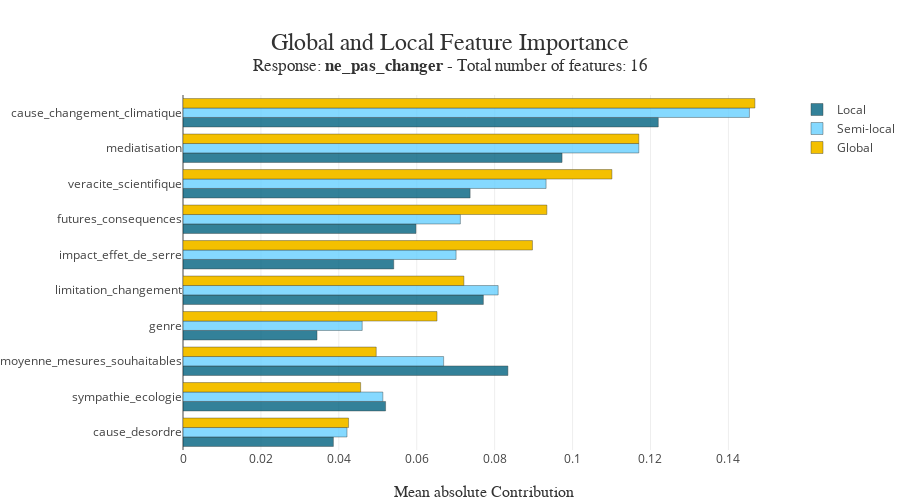

Write notebook code for a chart like this one.
### Code cell
xpl.plot.features_importance(mode='global-local', max_features=10, zoom=True)

### Figure 1 — Plotly figure (JSON) as saved in the notebook; plotly's stock layout.template omitted (floating-point values rounded to 4 significant figures)
{"data": [{"customdata": ["cause_desordre", "sympathie_ecologie", "moyenne_mesures_souhaitables", "genre", "limitation_changement", "impact_effet_de_serre", "futures_consequences", "veracite_scientifique", "mediatisation", "cause_changement_climatique"], "hovertemplate": "Feature: %{customdata}<br />Contribution: %{x:.4f}<extra></extra>", "marker": {"color": "rgba(0, 98, 128, 0.8)", "line": {"color": "rgba(52, 55, 54, 0.8)", "width": 0.5}}, "name": "Local", "orientation": "h", "type": "bar", "x": [0.0386, 0.052, 0.0834, 0.0344, 0.0771, 0.0541, 0.0598, 0.0737, 0.0973, 0.122], "y": ["cause_desordre", "sympathie_ecologie", "moyenne_mesures_souhaitables", "genre", "limitation_changement", "impact_effet_de_serre", "futures_consequences", "veracite_scientifique", "mediatisation", "cause_changement_climatique"]}, {"customdata": ["cause_desordre", "sympathie_ecologie", "moyenne_mesures_souhaitables", "genre", "limitation_changement", "impact_effet_de_serre", "futures_consequences", "veracite_scientifique", "mediatisation", "cause_changement_climatique"], "hovertemplate": "Feature: %{customdata}<br />Contribution: %{x:.4f}<extra></extra>", "marker": {"color": "rgba(103, 208, 255, 0.8)", "line": {"color": "rgba(52, 55, 54, 0.8)", "width": 0.5}}, "name": "Semi-local", "orientation": "h", "type": "bar", "x": [0.0421, 0.0513, 0.0669, 0.046, 0.0809, 0.0701, 0.0712, 0.0932, 0.117, 0.1454], "y": ["cause_desordre", "sympathie_ecologie", "moyenne_mesures_souhaitables", "genre", "limitation_changement", "impact_effet_de_serre", "futures_consequences", "veracite_scientifique", "mediatisation", "cause_changement_climatique"]}, {"customdata": ["cause_desordre", "sympathie_ecologie", "moyenne_mesures_souhaitables", "genre", "limitation_changement", "impact_effet_de_serre", "futures_consequences", "veracite_scientifique", "mediatisation", "cause_changement_climatique"], "hovertemplate": "Feature: %{customdata}<br />Contribution: %{x:.4f}<extra></extra>", "marker": {"color": ["rgba(244, 192, 0, 1.0)", "rgba(244, 192, 0, 1.0)", "rgba(244, 192, 0, 1.0)", "rgba(244, 192, 0, 1.0)", "rgba(244, 192, 0, 1.0)", "rgba(244, 192, 0, 1.0)", "rgba(244, 192, 0, 1.0)", "rgba(244, 192, 0, 1.0)", "rgba(244, 192, 0, 1.0)", "rgba(244, 192, 0, 1.0)"], "line": {"color": "rgba(52, 55, 54, 0.8)", "width": 0.5}}, "name": "Global", "orientation": "h", "type": "bar", "x": [0.0425, 0.0456, 0.0496, 0.0652, 0.0721, 0.0897, 0.0934, 0.1101, 0.117, 0.1468], "y": ["cause_desordre", "sympathie_ecologie", "moyenne_mesures_souhaitables", "genre", "limitation_changement", "impact_effet_de_serre", "futures_consequences", "veracite_scientifique", "mediatisation", "cause_changement_climatique"]}], "layout": {"autosize": false, "barmode": "group", "height": 500, "hovermode": "closest", "margin": {"b": 50, "l": 160, "r": 0, "t": 95}, "title": {"font": {"color": "rgb(50, 50, 50)", "family": "Arial", "size": 24}, "text": "Global and Local Feature Importance<br><sup>Response: <b>ne_pas_changer</b> - Total number of features: 16</sup>", "x": 0.5, "xanchor": "center", "y": 0.9, "yanchor": "middle"}, "width": 900, "xaxis": {"title": {"font": {"color": "rgb(50, 50, 50)", "family": "Arial Black", "size": 16}, "text": "Mean absolute Contribution"}}, "yaxis": {"automargin": true, "dtick": 1, "tickmode": "array", "ticktext": ["cause_desordre", "sympathie_ecologie", "moyenne_mesures_souhaitables", "genre", "limitation_changement", "impact_effet_de_serre", "futures_consequences", "veracite_scientifique", "mediatisation", "cause_changement_climatique"], "tickvals": ["cause_desordre", "sympathie_ecologie", "moyenne_mesures_souhaitables", "genre", "limitation_changement", "impact_effet_de_serre", "futures_consequences", "veracite_scientifique", "mediatisation", "cause_changement_climatique"], "title": {"font": {"color": "rgb(50, 50, 50)", "family": "Arial Black", "size": 16}}}}}
